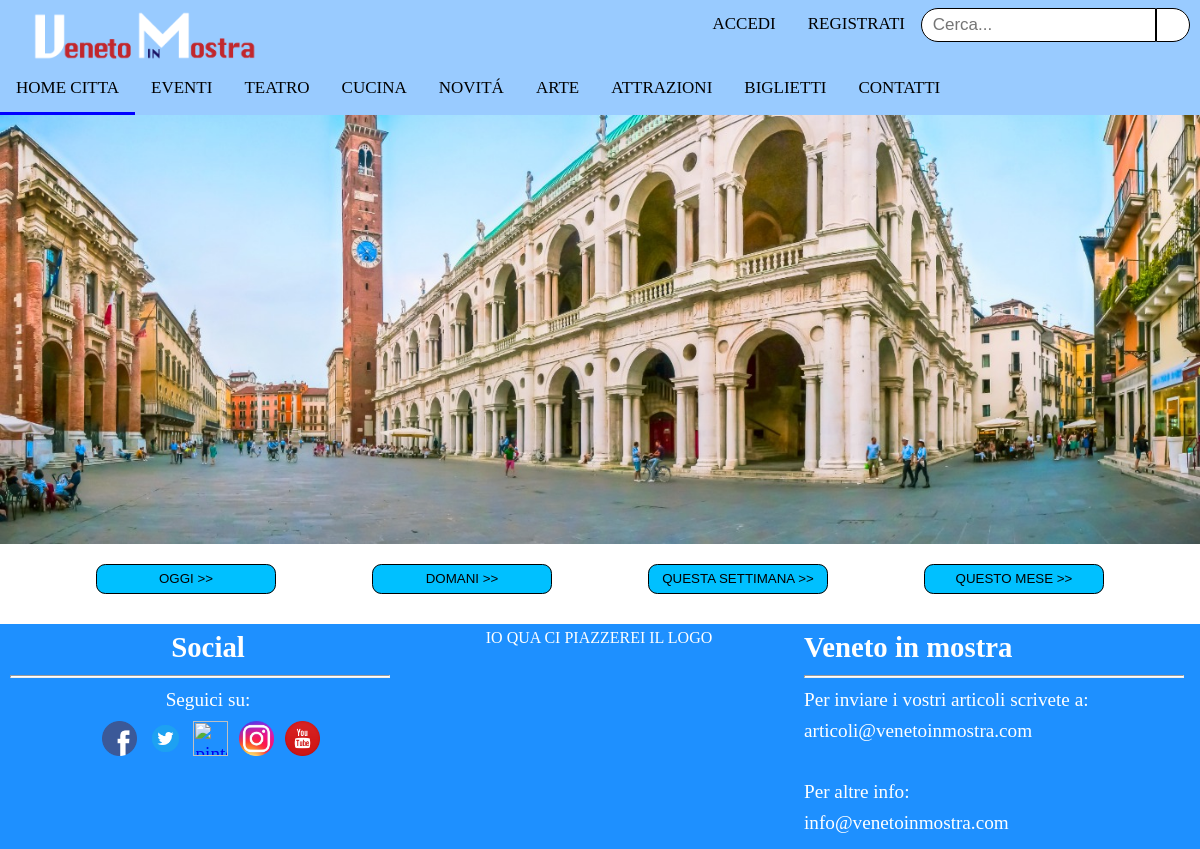
Before: /PHP/capoHome.php?pagina=vicenza with the older database file.
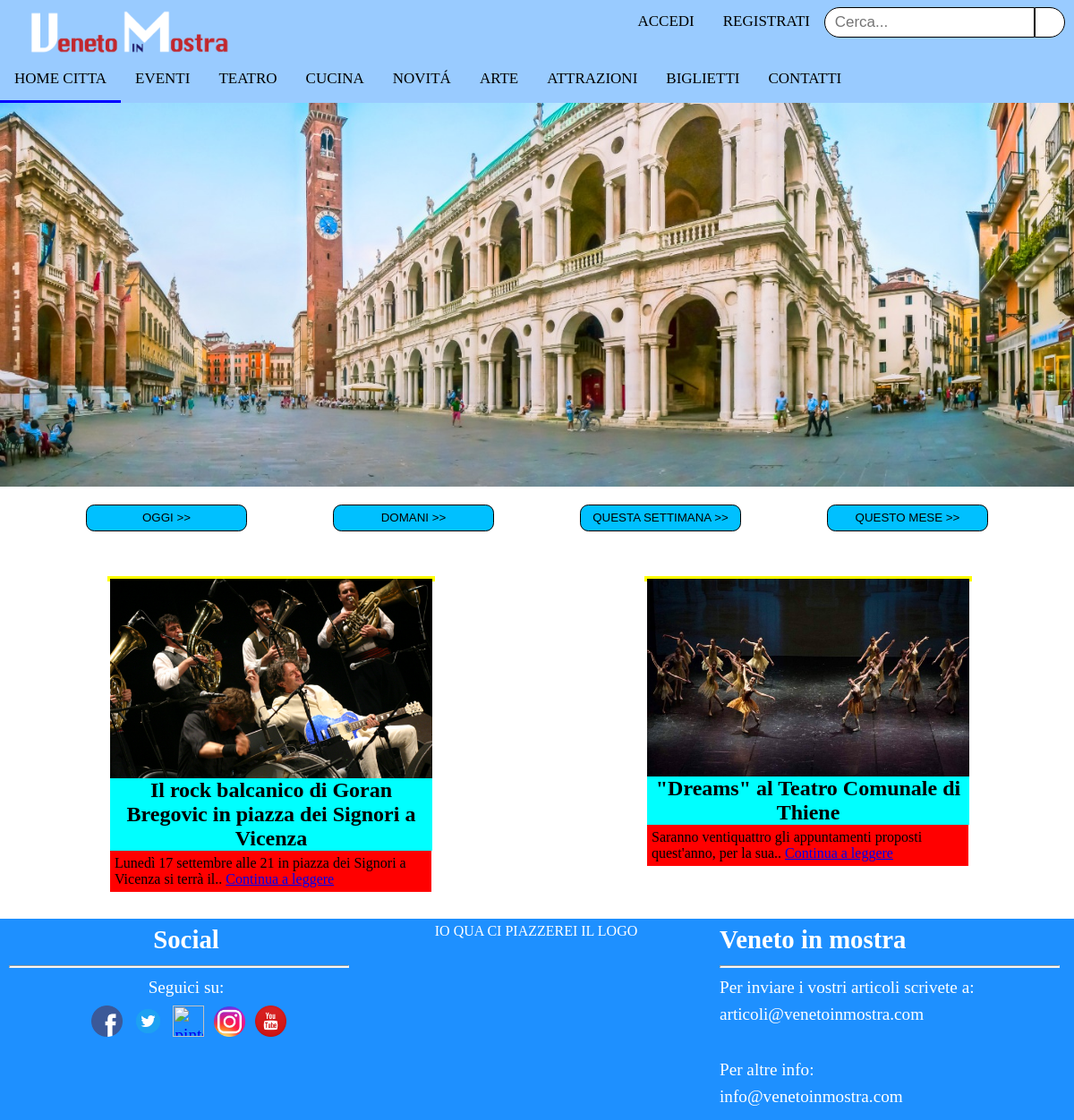
After: the same page with the newer database file.
### tables this page shows
CREATE TABLE `home` (
  `citta` varchar(100) NOT NULL,
  `sezione` varchar(100) NOT NULL,
  `titolo` varchar(500) NOT NULL,
  `testo` varchar(500) NOT NULL,
  `img` varchar(500) NOT NULL,
  `alt` varchar(500) NOT NULL
);

### PHP/notizieHome.php (the view, shortened to what this page needs)
<?php
        $conn = mysqli_connect("localhost", "root", "");
        mysqli_select_db($conn, "db_venetoinmostra");
        $citta = $_SESSION['PAGINA'];
        $result = mysqli_query($conn, "select * from home where citta ='" . $citta ."'");
        $articolo = file_get_contents("../HTML/notizieHome.html");
         while ($riga = mysqli_fetch_array($result, MYSQLI_ASSOC)) {
                $titoloArt = $riga['titolo'];
                $sezione = $riga['sezione'];
                $testo = $riga['testo'];
                $img = $riga['img'];
                $alt = $riga['alt'];
                $link = "../PHP/capoHome.php?sez=" . $sezione ;
                $articolo = str_replace('$TITOLOART$', $titoloArt, $articolo);
                $articolo = str_replace('$TESTO$', $testo, $articolo);
                $articolo = str_replace('$ALT$', $alt, $articolo);
                $articolo = str_replace('$IMG$', $img, $articolo);
                $articolo = str_replace('$LINK$', $link, $articolo);
                echo $articolo;
                $articolo = file_get_contents("../HTML/notizieHome.html");
            }
?>

### PHP/capoHome.php (shortened to what this page needs)
<?php
    $pageHome = file_get_contents("../HTML/home.html");
    $nav1 = file_get_contents("../HTML/NavigationBarUp.html");
    $nav2 = file_get_contents("../HTML/NavigationBarDown.html");
    $bottoniNav1 =file_get_contents("../HTML/bottonea.html");
    $footer = file_get_contents("../HTML/footer.html");
    if (isset($_SESSION['name'])){
         $NomeUtente = $_SESSION['name'];
         $NomeUtente = strtoupper($NomeUtente);
         $pageHome = str_replace('$HEADER$', $nav1, $pageHome);
         $pageHome = str_replace('$ACCEDI$', "", $pageHome);
         $pageHome = str_replace('$UTENTE$', $NomeUtente, $pageHome);
         if($NomeUtente == "ADMIN")
         $pageHome = str_replace('$NUOVIARTICOLI$', "NUOVI ARTICOLI", $pageHome);
         else $pageHome = str_replace('$NUOVIARTICOLI$', "", $pageHome);
         }
    else {
                $pageHome = str_replace('$HEADER$', $nav1, $pageHome);
                $pageHome = str_replace('$ACCEDI$', $bottoniNav1, $pageHome);
                $pageHome = str_replace('$UTENTE$', "", $pageHome);
                $pageHome = str_replace('$NUOVIARTICOLI$', "", $pageHome);
    }
         if(isset($_GET['pagina']))     {
                        $pag = $_GET['pagina'];
                        $pageHome = str_replace('$DOWN$', $nav2, $pageHome);
                        $pageHome = str_replace('$CITTA$', $pag, $pageHome);
                        $pageHome = str_replace('$PAGINA$', "", $pageHome);
                        $pageHome = str_replace('$FOOTER$', "", $pageHome);
                        echo $pageHome;
                        include "citta.php";
                        echo $footer;
                     }
?>

### PHP/citta.php (shortened to what this page needs)
<?php
        $citta = file_get_contents("../HTML/citta.html");
        $titolo = $_SESSION['PAGINA'];
        $immagine = "../IMG/".$titolo."/".$titolo."Home.jpg";
        $alt = "foto di ".$titolo;
        $citta = str_replace('$TITOLO$', $titolo, $citta);
        $citta = str_replace('$IMGCITTA$', $immagine, $citta);
        $citta = str_replace('$ALT$', $alt, $citta);
        echo $citta;
        include("notizieHome.php");
?>

### CSS/StileNav.css (style rules this page uses)
body { margin:0; }
.upnav { overflow: hidden; background-color: #99CBFF; position: sticky; width: 100%; }
.upnav button { float: right; padding: 16px; border: 1.5px; margin-top: 8px; margin-right: 10px; border-top-right-radius: 25px; border-bottom-right-radius: 25px; border-style: solid; background-color: white; border-color: black; }
.upnav input[type=text] { float: right; padding: 6px; border: 1.5px; margin-top: 8px; margin-right: 0px; font-size: 17px; border-top-left-radius: 25px; border-bottom-left-radius: 25px; border-style: solid; border-color: black; text-align: left; }
.parteDestra a { float: right; display: block; color: black; text-align: center; padding: 14px 16px; text-decoration: none; font-size: 17px; border-bottom: 3px solid transparent; }
.logo { float: left; padding-left: 2em; padding-top: 0.7em; padding-bottom: 0.2em; height: 50px; width: auto; }
.topnav { overflow: hidden; background-color: #99CBFF; position: sticky; width: 100%; }
div.topnav { position: -webkit-topnav; position: topnav; top: 0; }
.topnav a { float: left; display: block; color: black; text-align: center; padding: 14px 16px; text-decoration: none; font-size: 17px; border-bottom: 3px solid transparent; }
.topnav a.active { border-bottom: 3px solid blue; }

### CSS/citta.css (style rules this page uses)
.prova button { width: 15%; height: 30px; padding: center; margin-top: 20px; margin-left: 8%; color: black; border: solid thin black; -webkit-border-radius: .7em; -moz-border-radius: .7em; background-color: #00C0FF; float: left; }
.boxArticoloHome { margin-left: 20%; margin-top: 50px; width: 60%; border: solid yellow; }
.articoloHome { float: left; width: 50%; }
.immagineArticoloHome img { float: left; width: 100%; }
.titoloArticoloHome { float: left; width: 100%; text-align: center; background-color: aqua; }
.testoArticoloHome { float: left; width: 97%; padding: 5px; background-color: red; }

### CSS/footer.css (style rules this page uses)
* { margin: 0; }
#Footer { float: left; background-color: dodgerblue; color: white; width: 100%; bottom: 0px; margin-top: 30px; }
.sinistra { float: left; width: 33%; text-align: center; font-size: 1.2em; line-height: 1.6; margin-left: 10px; }
.sinistra img { width: 35px; margin-left: 1.5%; margin-top: 5px; }
.destra { float: right; width: 33%; line-height: 1.6; font-size: 1.2em; padding-bottom: 10px; }
.centro { padding: 5px; margin-left: 34%; width: 31%; text-align: center; }
hr { margin-right: 4%; margin-top: 5px; margin-bottom: 7px; height: 1px; background-color: white; }

Changed rows visible on the page:
added home: sezione+img+alt (picture), articolo "Il rock balcanico di Goran Bregovic in piazza dei Signori a Vicenza Lunedì 17 settembre alle 21 in piazza dei Signori a Vicenza si terrà il.. Continua a leggere"
added home: sezione+img+alt (picture), articolo "\"Dreams\" al Teatro Comunale di Thiene Saranno ventiquattro gli appuntamenti proposti quest'anno, per la sua.. Continua a leggere"
